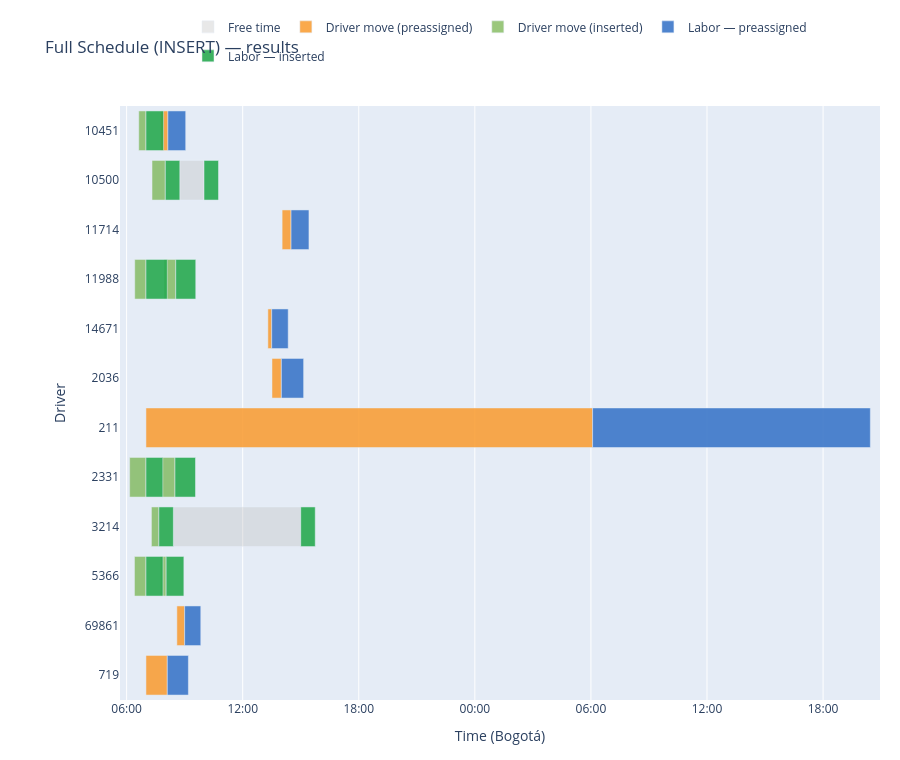

The code cell stored with this chart in its notebook:
### Markdown cell above
---
## Gantt 3 — Full Schedule (Color by Origin)

| Color | Meaning |
|-------|---------|
| 🔵 Blue | Labor — preassigned |
| 🟢 Green | Labor — inserted |
| 🟠 Orange | Driver move (preassigned) |
| 🫒 Olive | Driver move (inserted) |
| ⬜ Grey | Free time |

### Code cell
build_insert_gantt(
    segments_after, drivers_after,
    label=f"Full Schedule (INSERT) — {RUN_DIR.name}",
).show()

### Figure 1 — Plotly figure (JSON) as saved in the notebook; plotly's stock layout.template omitted (floating-point values rounded to 4 significant figures)
{"data": [{"base": ["2026-05-05T08:45:00", "2026-05-05T08:25:00"], "hoverinfo": "text", "hovertext": ["<b>Free time</b><br>Driver: 10500<br>Labor: 581306<br>Service: 474882<br>Start: 08:45<br>End: 10:00<br>Duration: 75.0 min", "<b>Free time</b><br>Driver: 3214<br>Labor: 583222<br>Service: 476714<br>Start: 08:25<br>End: 15:00<br>Duration: 395.0 min"], "legendgroup": "FREE_TIME", "marker": {"color": "rgba(190, 190, 190, 0.35)"}, "name": "Free time", "orientation": "h", "showlegend": true, "type": "bar", "x": [4500000, 23700000], "y": ["10500", "3214"]}, {"base": ["2026-05-05T07:45:01.420000", "2026-05-05T06:59:59.838000", "2026-05-05T13:18:10.800000", "2026-05-05T06:59:59.316000", "2026-05-05T13:30:48.600000", "2026-05-05T14:02:15", "2026-05-05T08:35:52.800000"], "hoverinfo": "text", "hovertext": ["<b>Driver move (preassigned)</b><br>Driver: 10451<br>Labor: 583190<br>Service: 476688<br>Start: 07:45<br>End: 08:08<br>Duration: 23.0 min<br>Distance: 7.66 km<br><i>⚠ infeasible</i>", "<b>Driver move (preassigned)</b><br>Driver: 211<br>Labor: 581535<br>Service: 473669<br>Start: 06:59<br>End: 06:05<br>Duration: 1385.3 min<br>Distance: 461.76 km", "<b>Driver move (preassigned)</b><br>Driver: 14671<br>Labor: 580598<br>Service: 474217<br>Start: 13:18<br>End: 13:30<br>Duration: 11.8 min<br>Distance: 3.94 km", "<b>Driver move (preassigned)</b><br>Driver: 719<br>Labor: 581010<br>Service: 474609<br>Start: 06:59<br>End: 08:06<br>Duration: 66.2 min<br>Distance: 22.07 km", "<b>Driver move (preassigned)</b><br>Driver: 2036<br>Labor: 582087<br>Service: 475611<br>Start: 13:30<br>End: 14:00<br>Duration: 29.2 min<br>Distance: 9.73 km", "<b>Driver move (preassigned)</b><br>Driver: 11714<br>Labor: 582581<br>Service: 476091<br>Start: 14:02<br>End: 14:30<br>Duration: 27.8 min<br>Distance: 9.25 km", "<b>Driver move (preassigned)</b><br>Driver: 69861<br>Labor: 584209<br>Service: 477688<br>Start: 08:35<br>End: 09:00<br>Duration: 24.1 min<br>Distance: 8.04 km"], "legendgroup": "preassigned_move", "marker": {"color": "rgba(250, 155,  45, 0.85)"}, "name": "Driver move (preassigned)", "orientation": "h", "showlegend": true, "type": "bar", "x": [1378800, 83116800, 709200, 3972600, 1751400, 1665000, 1447200], "y": ["10451", "211", "14671", "719", "2036", "11714", "69861"]}, {"base": ["2026-05-05T06:24:19.800000", "2026-05-05T07:44:34.140000", "2026-05-05T06:25:08.400000", "2026-05-05T07:55:53.900000", "2026-05-05T06:37:37.200000", "2026-05-05T06:09:28.800000", "2026-05-05T07:48:59.400000", "2026-05-05T07:18:46.800000", "2026-05-05T07:16:55.800000"], "hoverinfo": "text", "hovertext": ["<b>Driver move (inserted)</b><br>Driver: 5366<br>Labor: 568175<br>Service: 462197<br>Start: 06:24<br>End: 07:00<br>Duration: 35.7 min<br>Distance: 11.89 km", "<b>Driver move (inserted)</b><br>Driver: 5366<br>Labor: 583229<br>Service: 476721<br>Start: 07:44<br>End: 08:02<br>Duration: 18.0 min<br>Distance: 5.99 km<br><i>⚠ infeasible</i>", "<b>Driver move (inserted)</b><br>Driver: 11988<br>Labor: 579573<br>Service: 473252<br>Start: 06:25<br>End: 07:00<br>Duration: 34.9 min<br>Distance: 11.62 km", "<b>Driver move (inserted)</b><br>Driver: 11988<br>Labor: 575990<br>Service: 469754<br>Start: 07:55<br>End: 08:32<br>Duration: 36.5 min<br>Distance: 12.17 km<br><i>⚠ infeasible</i>", "<b>Driver move (inserted)</b><br>Driver: 10451<br>Labor: 577164<br>Service: 470895<br>Start: 06:37<br>End: 07:00<br>Duration: 22.4 min<br>Distance: 7.46 km", "<b>Driver move (inserted)</b><br>Driver: 2331<br>Labor: 581134<br>Service: 474726<br>Start: 06:09<br>End: 07:00<br>Duration: 50.5 min<br>Distance: 16.84 km", "<b>Driver move (inserted)</b><br>Driver: 2331<br>Labor: 583370<br>Service: 476859<br>Start: 07:48<br>End: 08:30<br>Duration: 41.0 min<br>Distance: 13.67 km<br><i>⚠ infeasible</i>", "<b>Driver move (inserted)</b><br>Driver: 10500<br>Labor: 581304<br>Service: 474882<br>Start: 07:18<br>End: 08:00<br>Duration: 41.2 min<br>Distance: 13.74 km", "<b>Driver move (inserted)</b><br>Driver: 3214<br>Labor: 583220<br>Service: 476714<br>Start: 07:16<br>End: 07:40<br>Duration: 23.1 min<br>Distance: 7.69 km"], "legendgroup": "inserted_move", "marker": {"color": "rgba(120, 180,  80, 0.75)"}, "name": "Driver move (inserted)", "orientation": "h", "showlegend": true, "type": "bar", "x": [2140200, 1078200, 2091600, 2190600, 1342800, 3031200, 2460600, 2473200, 1384200], "y": ["5366", "5366", "11988", "11988", "10451", "2331", "2331", "10500", "3214"]}, {"base": ["2026-05-05T08:08:00.220000", "2026-05-06T06:05:16.638000", "2026-05-05T13:30:00", "2026-05-05T08:06:11.916000", "2026-05-05T14:00:00", "2026-05-05T14:30:00", "2026-05-05T09:00:00"], "hoverinfo": "text", "hovertext": ["<b>Labor — preassigned</b><br>Driver: 10451<br>Labor: 583190<br>Service: 476688<br>Start: 08:08<br>End: 09:03<br>Duration: 55.2 min<br>Distance: 7.95 km<br><i>⚠ infeasible</i>", "<b>Labor — preassigned</b><br>Driver: 211<br>Labor: 581535<br>Service: 473669<br>Start: 06:05<br>End: 20:26<br>Duration: 861.3 min<br>Distance: 435.35 km", "<b>Labor — preassigned</b><br>Driver: 14671<br>Labor: 580598<br>Service: 474217<br>Start: 13:30<br>End: 14:21<br>Duration: 51.1 min<br>Distance: 3.28 km", "<b>Labor — preassigned</b><br>Driver: 719<br>Labor: 581010<br>Service: 474609<br>Start: 08:06<br>End: 09:11<br>Duration: 65.4 min<br>Distance: 10.86 km", "<b>Labor — preassigned</b><br>Driver: 2036<br>Labor: 582087<br>Service: 475611<br>Start: 14:00<br>End: 15:08<br>Duration: 69.0 min<br>Distance: 12.79 km", "<b>Labor — preassigned</b><br>Driver: 11714<br>Labor: 582581<br>Service: 476091<br>Start: 14:30<br>End: 15:25<br>Duration: 55.5 min<br>Distance: 5.59 km", "<b>Labor — preassigned</b><br>Driver: 69861<br>Labor: 584209<br>Service: 477688<br>Start: 09:00<br>End: 09:50<br>Duration: 50.0 min<br>Distance: 2.67 km"], "legendgroup": "preassigned_labor", "marker": {"color": "rgba( 55, 115, 200, 0.88)"}, "name": "Labor — preassigned", "orientation": "h", "showlegend": true, "type": "bar", "x": [3314300, 51680000.0, 3069000.0, 3922000.0, 4138000.0, 3329000.0, 3000000.0], "y": ["10451", "211", "14671", "719", "2036", "11714", "69861"]}, {"base": ["2026-05-05T07:00:00", "2026-05-05T08:02:32.340000", "2026-05-05T07:00:00", "2026-05-05T08:32:24.500000", "2026-05-05T07:00:00", "2026-05-05T07:00:00", "2026-05-05T08:30:00", "2026-05-05T08:00:00", "2026-05-05T10:00:00", "2026-05-05T07:40:00", "2026-05-05T15:00:00"], "hoverinfo": "text", "hovertext": ["<b>Labor — inserted</b><br>Driver: 5366<br>Labor: 568175<br>Service: 462197<br>Start: 07:00<br>End: 07:52<br>Duration: 52.8 min<br>Distance: 4.64 km", "<b>Labor — inserted</b><br>Driver: 5366<br>Labor: 583229<br>Service: 476721<br>Start: 08:02<br>End: 08:57<br>Duration: 55.0 min<br>Distance: 6.28 km<br><i>⚠ infeasible</i>", "<b>Labor — inserted</b><br>Driver: 11988<br>Labor: 579573<br>Service: 473252<br>Start: 07:00<br>End: 08:06<br>Duration: 66.2 min<br>Distance: 23.69 km", "<b>Labor — inserted</b><br>Driver: 11988<br>Labor: 575990<br>Service: 469754<br>Start: 08:32<br>End: 09:34<br>Duration: 62.0 min<br>Distance: 11.35 km<br><i>⚠ infeasible</i>", "<b>Labor — inserted</b><br>Driver: 10451<br>Labor: 577164<br>Service: 470895<br>Start: 07:00<br>End: 07:54<br>Duration: 54.6 min<br>Distance: 7.57 km", "<b>Labor — inserted</b><br>Driver: 2331<br>Labor: 581134<br>Service: 474726<br>Start: 07:00<br>End: 07:52<br>Duration: 52.2 min<br>Distance: 5.14 km", "<b>Labor — inserted</b><br>Driver: 2331<br>Labor: 583370<br>Service: 476859<br>Start: 08:30<br>End: 09:33<br>Duration: 63.6 min<br>Distance: 14.92 km<br><i>⚠ infeasible</i>", "<b>Labor — inserted</b><br>Driver: 10500<br>Labor: 581304<br>Service: 474882<br>Start: 08:00<br>End: 08:45<br>Duration: 45.0 min", "<b>Labor — inserted</b><br>Driver: 10500<br>Labor: 581306<br>Service: 474882<br>Start: 10:00<br>End: 10:45<br>Duration: 45.0 min", "<b>Labor — inserted</b><br>Driver: 3214<br>Labor: 583220<br>Service: 476714<br>Start: 07:40<br>End: 08:25<br>Duration: 45.0 min", "<b>Labor — inserted</b><br>Driver: 3214<br>Labor: 583222<br>Service: 476714<br>Start: 15:00<br>End: 15:45<br>Duration: 45.0 min"], "legendgroup": "inserted_labor", "marker": {"color": "rgba( 40, 170,  80, 0.90)"}, "name": "Labor — inserted", "orientation": "h", "showlegend": true, "type": "bar", "x": [3170400, 3301500, 3973100, 3722000, 3276700, 3133800, 3818100, 2700000, 2700000, 2700000, 2700000], "y": ["5366", "5366", "11988", "11988", "10451", "2331", "2331", "10500", "10500", "3214", "3214"]}], "layout": {"barmode": "overlay", "height": 760, "hovermode": "closest", "legend": {"orientation": "h", "x": 0.5, "xanchor": "center", "y": 1.06, "yanchor": "bottom"}, "margin": {"b": 60, "l": 120, "r": 20, "t": 100}, "title": {"text": "Full Schedule (INSERT) — results"}, "xaxis": {"range": ["2026-05-05T05:39:28.800000", "2026-05-06T20:56:33.985500"], "tickformat": "%H:%M", "title": {"text": "Time (Bogotá)"}, "type": "date"}, "yaxis": {"categoryarray": ["719", "69861", "5366", "3214", "2331", "211", "2036", "14671", "11988", "11714", "10500", "10451"], "categoryorder": "array", "title": {"text": "Driver"}}}}
